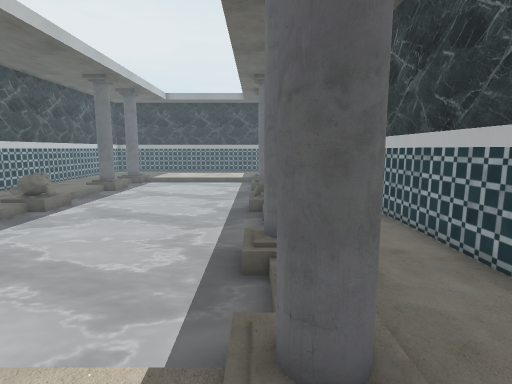
view 1 (above)

16 first-person views from a walk through a level from a Godot 3-D game. The camera is 1.2 m above the floor, tilts 8° down and sees 80° across. The floor is counted in squares, 0.5 m on a side. Each view is taken from the middle of a square. On the plan, view 1 faces up. The plan holds only what a view shows up to about 19 squares ahead; the rest is blank. Some surface patterns are stand-ins.

view 2
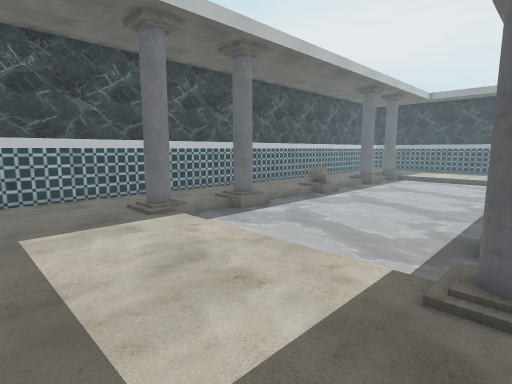

view 3
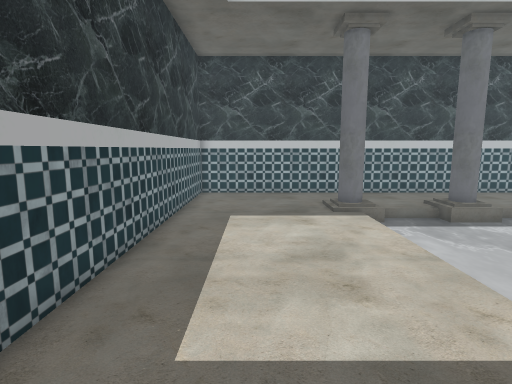

view 4
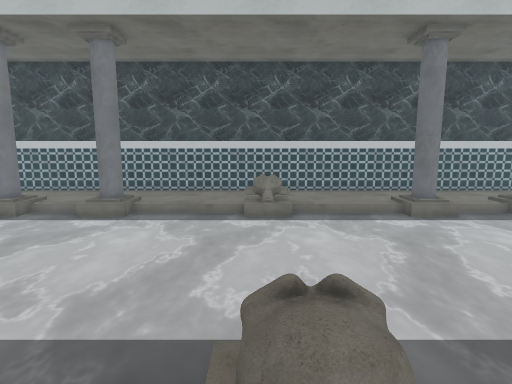

view 5
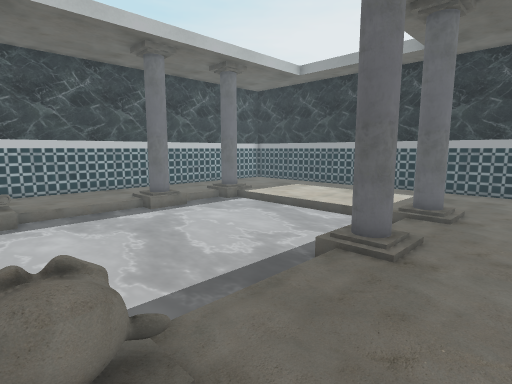

view 6
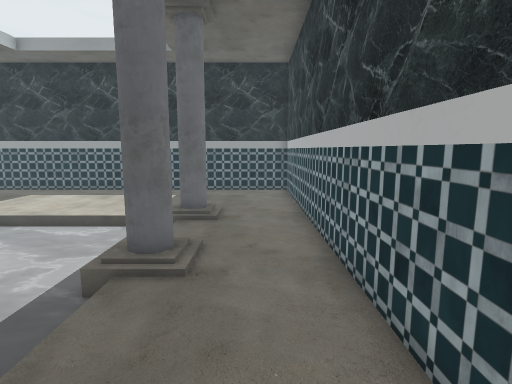

view 7
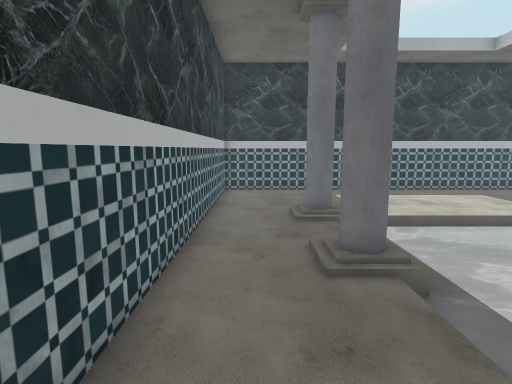

view 8
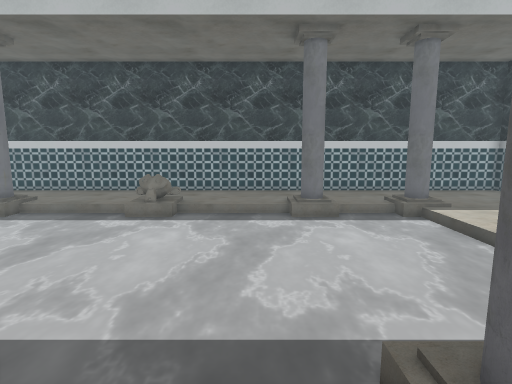

view 9
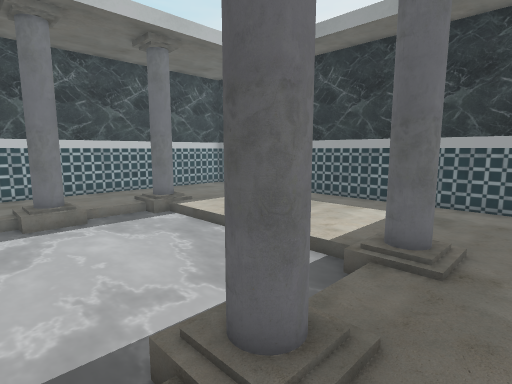

view 10
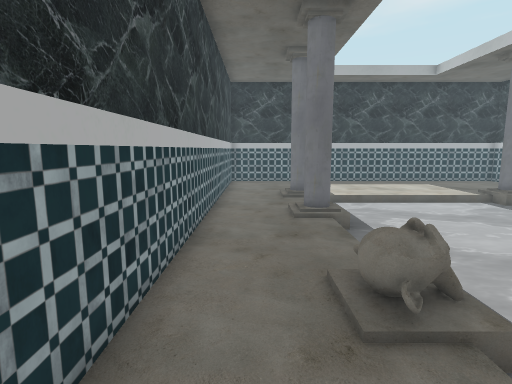

view 11
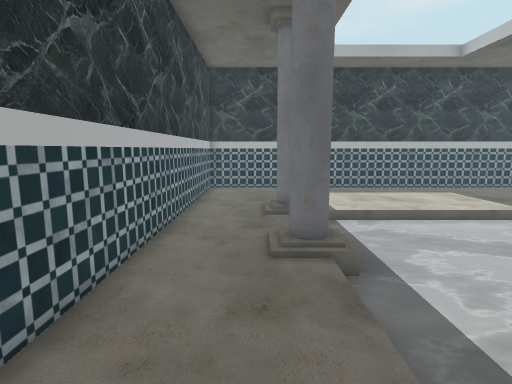

view 12
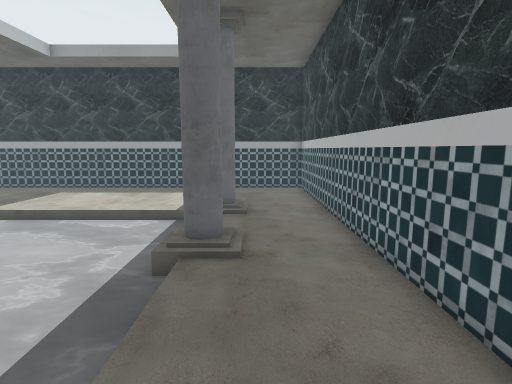

view 13
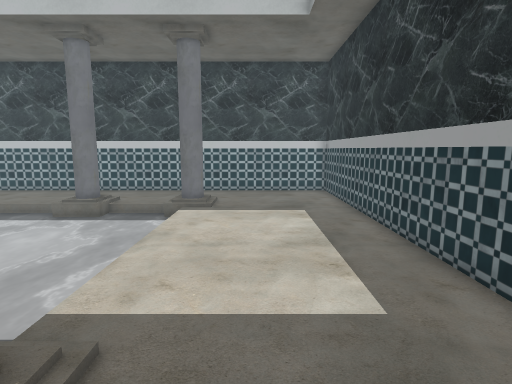

view 14
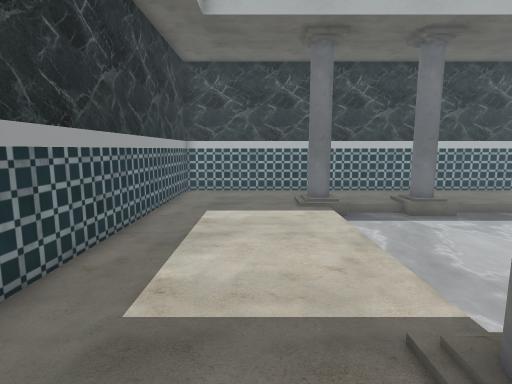

view 15
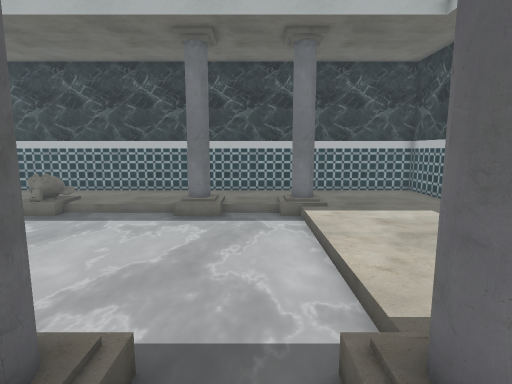

view 16
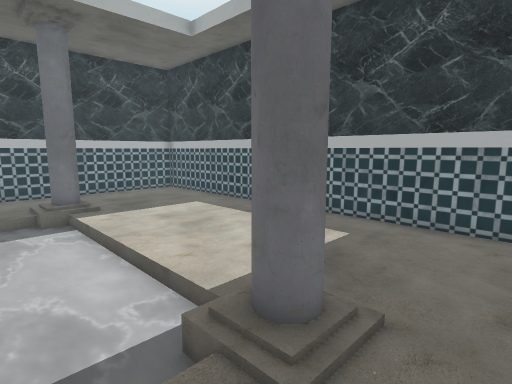

### Floor plan
Key: @ floor where view 1 was taken; # wall or solid block; x gap in a wall; . main floor; : floor 0.25 m higher than the main floor; / step, stairs or slope; ≈ water the walk keeps out of; O other object.
Columns run from 15 left of view 1 to 5 right of it. Each row starts with its distance up from view 1.
 33 #####################
 32 #...................#
 31 #...................#
 30 #...................#
 29 #...................#
 28 #...................#
 27 #...##.........//...#
 26 #...##≈≈≈≈≈≈≈≈≈x#...#
 25 #....≈≈≈≈≈≈≈≈≈≈≈....#
 24 #....≈≈≈≈≈≈≈≈≈≈≈....#
 23 #....≈≈≈≈≈≈≈≈≈≈≈....#
 22 #...##≈≈≈≈≈≈≈≈≈≈:...#
 21 #...##≈≈≈≈≈≈≈≈≈:#...#
 20 #....≈≈≈≈≈≈≈≈≈≈≈....#
 19 #....≈≈≈≈≈≈≈≈≈≈≈....#
 18 #....≈≈≈≈≈≈≈≈≈≈≈....#
 17 #....≈≈≈≈≈≈≈≈≈≈≈....#
 16 #....≈≈≈≈≈≈≈≈≈≈≈....#
 15 #...O.≈≈≈≈≈≈≈≈≈.O...#
 14 #   O.≈≈≈≈≈≈≈≈≈.O...#
 13 #....≈≈≈≈≈≈≈≈≈≈≈....#
 12 #....≈≈≈≈≈≈≈≈≈≈≈....#
 11 #....≈≈≈≈≈≈≈≈≈≈≈....#
 10 #....≈≈≈≈≈≈≈≈≈≈≈....#
  9 #....≈≈≈≈≈≈≈≈≈≈≈....#
  8 #...##≈≈≈≈≈≈≈≈≈##...#
  7 #...##≈≈≈≈≈≈≈≈≈##...#
  6 #....≈≈≈≈≈≈≈≈≈≈≈....#
  5 #....≈≈≈≈≈≈≈≈≈≈≈....#
  4 #....≈≈≈≈≈≈≈≈≈≈≈....#
  3 #...##≈≈≈≈≈≈≈≈≈x#...#
  2 #...##..............#
  1 #...................#
  0 #..............@....#
 -1 #...................#
 -2 #...................#
 -3 #...................#
 -4 #####################

Positions as (right, up) in squares from view 1, and headings:
1: (0, 0), facing up
2: (1, -3), facing up-left
3: (2, -1), facing left
4: (3, 14), facing left
5: (4, 14), facing up-left
6: (3, 15), facing up
7: (3, 14), facing down
8: (3, 19), facing left
9: (3, 19), facing up-left
10: (3, 19), facing down
11: (2, 15), facing down
12: (2, 14), facing up
13: (3, 29), facing left
14: (-13, 29), facing right
15: (-13, 5), facing right
16: (-13, 6), facing down-right
